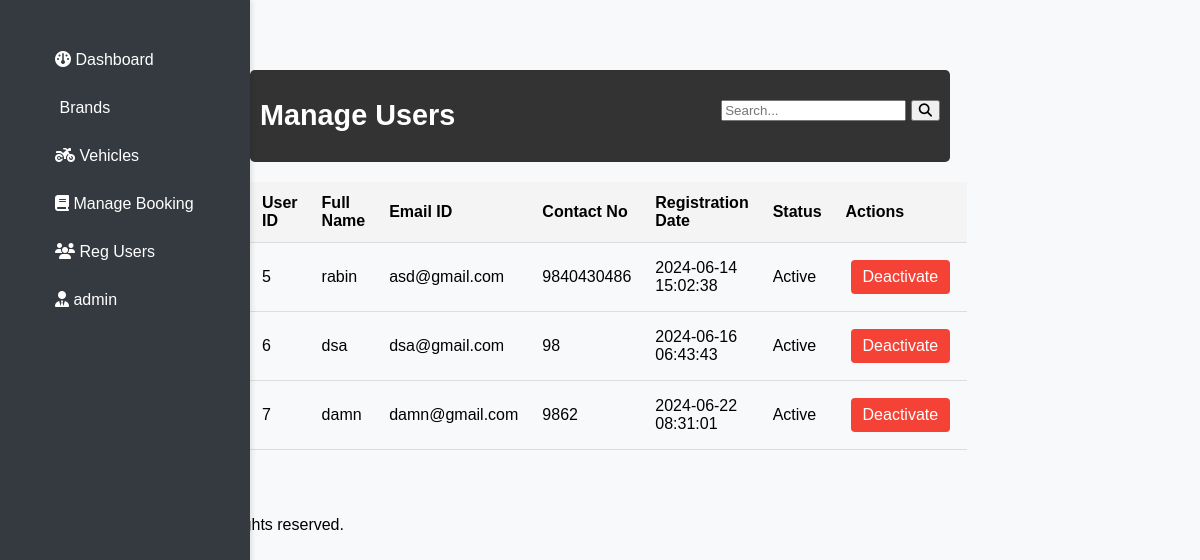
The page /admin/manage-users.php (signed in) on the database its author committed.
### tables this page shows
CREATE TABLE `tblusers` (
  `id` int NOT NULL AUTO_INCREMENT,
  `FullName` varchar(120) DEFAULT NULL,
  `EmailId` varchar(100) DEFAULT NULL,
  `Password` varchar(100) DEFAULT NULL,
  `ContactNo` char(11) DEFAULT NULL,
  `dob` varchar(100) DEFAULT NULL,
  `Address` varchar(255) DEFAULT NULL,
  `City` varchar(100) DEFAULT NULL,
  `Country` varchar(100) DEFAULT NULL,
  `RegDate` timestamp NULL DEFAULT CURRENT_TIMESTAMP,
  `UpdationDate` timestamp NULL DEFAULT NULL ON UPDATE CURRENT_TIMESTAMP,
  `Status` int DEFAULT NULL,
  PRIMARY KEY (`id`)
);

### admin/manage-users.php (the view, shortened to what this page needs)
<?php
require("includes/config.php");
$where_clause = "";
$sql = "SELECT id, FullName, EmailId, ContactNo, RegDate, Status FROM tblusers $where_clause";
$result = $conn->query($sql);
function generateTableRows($result) {
    if ($result->num_rows > 0) {
        echo "<table class='user-table'>";
        echo "<thead>";
        echo "<tr>";
        echo "<th>User ID</th>";
        echo "<th>Full Name</th>";
        echo "<th>Email ID</th>";
        echo "<th>Contact No</th>";
        echo "<th>Registration Date</th>";
        echo "<th>Status</th>";
        echo "<th>Actions</th>";
        echo "</tr>";
        echo "</thead>";
        echo "<tbody>";
        while ($row = $result->fetch_assoc()) {
            echo "<tr>";
            echo "<td>" . $row["id"] . "</td>";
            echo "<td>" . $row["FullName"] . "</td>";
            echo "<td>" . $row["EmailId"] . "</td>";
            echo "<td>" . $row["ContactNo"] . "</td>";
            echo "<td>" . $row["RegDate"] . "</td>";
            echo "<td>" . ($row["Status"] == 1 ? "Active" : "Inactive") . "</td>";
            echo "<td>";
            if ($row["Status"] == 1) {
                echo "<a href='javascript:void(0);' class='btn btn-cancel' onclick='updateStatus(" . $row["id"] . ", \"deactivate\")'>Deactivate</a>";
            } else {
                echo "<a href='javascript:void(0);' class='btn btn-primary' onclick='updateStatus(" . $row["id"] . ", \"activate\")'>Activate</a>";
            }
            echo "</td>";
            echo "</tr>";
        }
        echo "</tbody>";
        echo "</table>";
    } else {
        echo "<p>No users found.</p>";
    }
}
?>
<!DOCTYPE html>
<html lang="en">
<head>
    <link rel="stylesheet" href="assets/css/style.css?v=6">
    <link rel="stylesheet" href="https://cdnjs.cloudflare.com/ajax/libs/font-awesome/6.5.2/css/all.min.css" />
</head>
<body>
    <?php include("includes/header.php"); ?>
    <div class="container-manage-users">
            <div class="header">
            <h1>Manage Users</h1>
            <div class="search-container">
                <form action="" method="GET">
                    <input type="text" id="search_term" placeholder="Search..." name="search">
                    <button type="submit"><i class="fa fa-search"></i></button>
                </form>
            </div>
            </div>
            <div class="user-details" id="user_details">
                <?php
                generateTableRows($result);
                ?>
            </div>
</div>
    <footer class="footer">
        <div class="container">
            <p>&copy; <?php echo date('Y'); ?> Admin Dashboard. All rights reserved.</p>
        </div>
    </footer>
</body>
</html>

### admin/assets/css/style.css (style rules this page uses)
body { font-family: Arial, sans-serif; margin: 0; padding: 0; background-color: #f8f9fa; }
.container { max-width: 1200px; margin: 0 auto; display: flex; justify-content: space-between; align-items: center; padding: 20px; }
.container-manage-users { width: 60%; max-width: none; padding: 10px; box-sizing: border-box; margin: 20px auto; }
.container-manage-users .header { display: flex; justify-content: space-between; align-items: center; margin-bottom: 20px; border-radius: 0.3rem; }
.container-manage-users .header h1 { font-size: 1.8rem; text-align: center; }
.user-table { width: 100%; border-collapse: collapse; margin-top: 20px; }
.user-table th, .user-table td { padding: 12px; text-align: left; border-bottom: 1px solid #ddd; }
.user-table th { background-color: #f4f4f4; font-weight: bold; }
.search-container { text-align: center; margin-bottom: 20px; }
.btn { padding: 8px 16px; text-decoration: none; display: inline-block; margin-right: 5px; border-radius: 4px; cursor: pointer; text-align: center; white-space: nowrap; }
.btn-cancel { background-color: #dc3545; color: white; border: none; }
.search-container { display: flex; justify-content: flex-end; margin-bottom: 10px; }
.btn { padding: 8px 12px; text-decoration: none; color: white; border-radius: 4px; margin-right: 5px; display: inline-block; }
.btn-cancel { background-color: #f44336; }
a { text-decoration: none; border-radius: 0.2rem; margin: 5px; }
.header { background-color: #333; color: #fff; padding: 10px; margin-top: 0; }

### rows shown on the page
tblusers: id "5", FullName "rabin", EmailId "asd@gmail.com", ContactNo "9840430486", RegDate "2024-06-14 15:02:38", Status "Active"
tblusers: id "6", FullName "dsa", EmailId "dsa@gmail.com", ContactNo "98", RegDate "2024-06-16 06:43:43", Status "Active"
tblusers: id "7", FullName "damn", EmailId "damn@gmail.com", ContactNo "9862", RegDate "2024-06-22 08:31:01", Status "Active"

### other values the page prints
$_SESSION["admin"] "admin"
